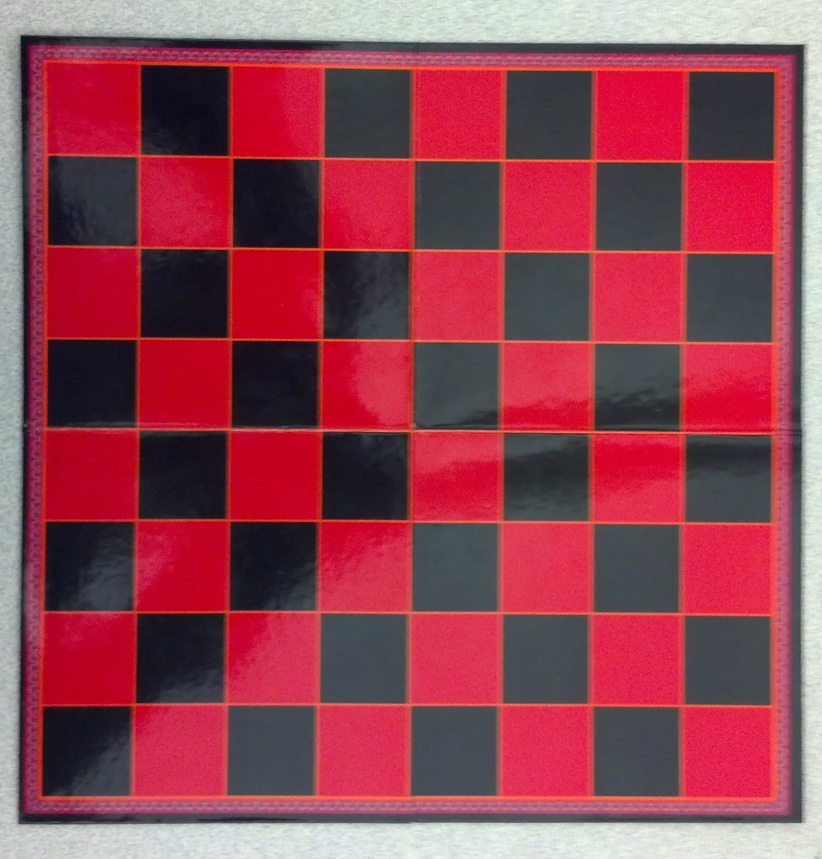
%> input picture easy.jpg, 822 x 859 px, shrunk from 1835 x 1917 before the run
$ octave --eval "result = getBottomCorners(imread('easy.jpg'));"   (GNU Octave 9; MATLAB toolbox functions it lacks are replaced by stand-ins)
%> lines starting %> are read from the running program, lines starting %| are printed output that depends on the picture; in (x1, y1, x2, y2) boxes, pixels count from 0 and x2, y2 are one past the last pixel; in counts of white or black regions, pixels touching at a corner belong together; the program's own positions count from 1
function [leftcentroid, rightcentroid]=getBottomCorners(img);

hsvImg = rgb2hsv(img);
%> hsvImg: size 859x822x3 double; mean H, S, V 0.717, 0.483, 0.589


leftmask = hsvImg(:,:,1)>0.5 & hsvImg(:,:,1)<0.6;
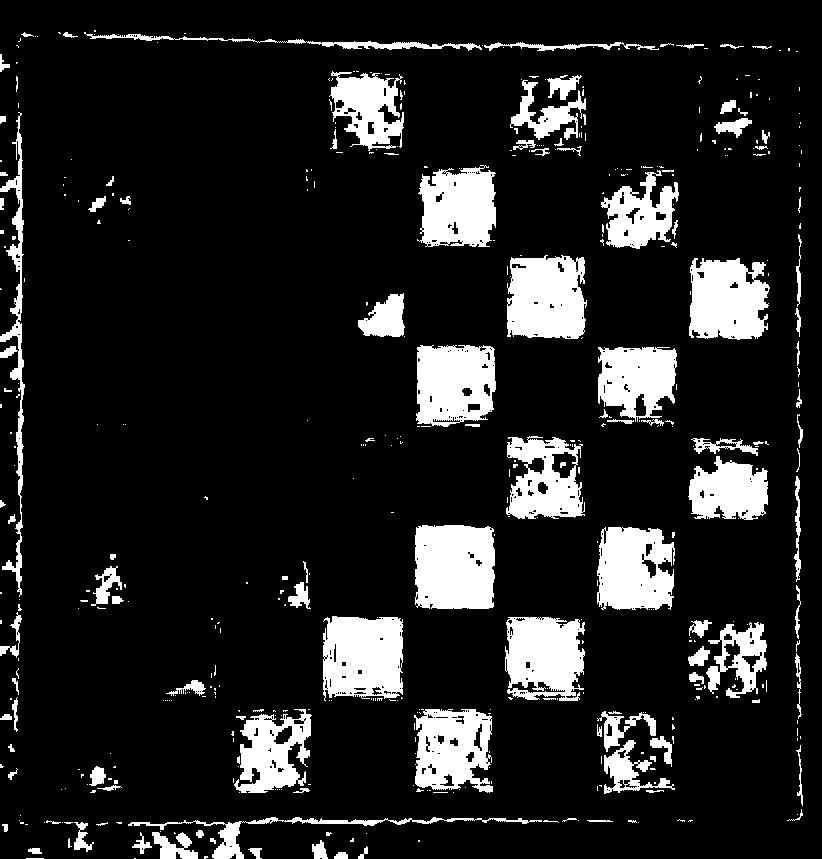
%> leftmask: size 859x822 logical; 13.7% white; 472 white regions (351 under 20 px), largest, box (x1, y1, x2, y2) and area: (415, 525, 495, 609) 6349, (323, 616, 403, 701) 5890, (507, 255, 587, 339) 5759
rightmask = hsvImg(:,:,1)>0.1 & hsvImg(:,:,1)<0.2;
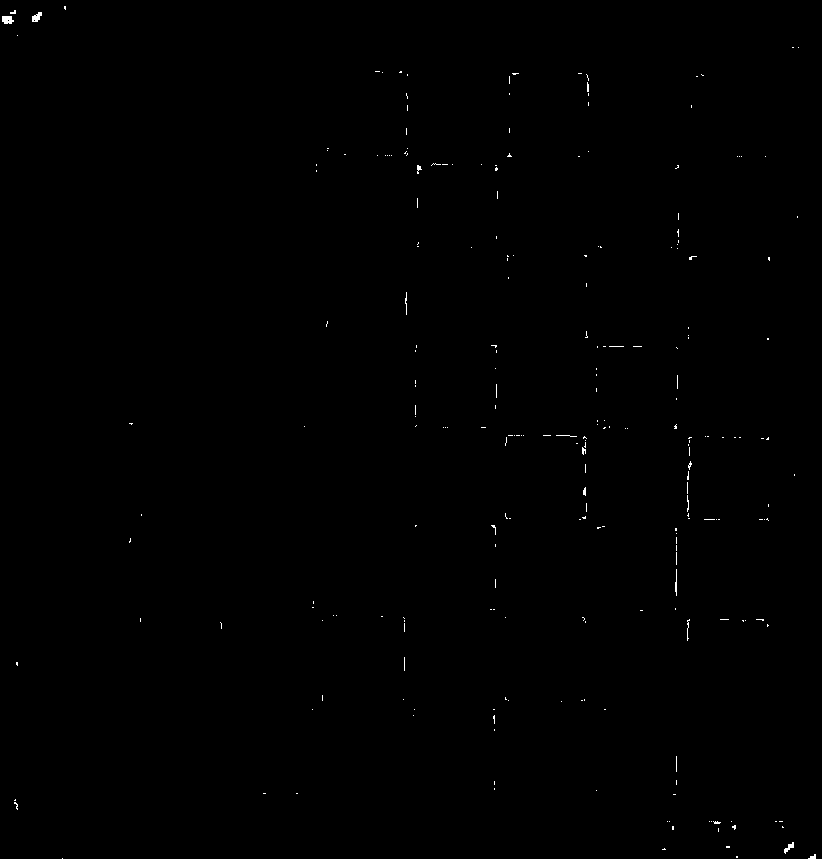
%> rightmask: size 859x822 logical; 0.2% white in thin lines or dots


leftmask = imerode(leftmask,ones(3));
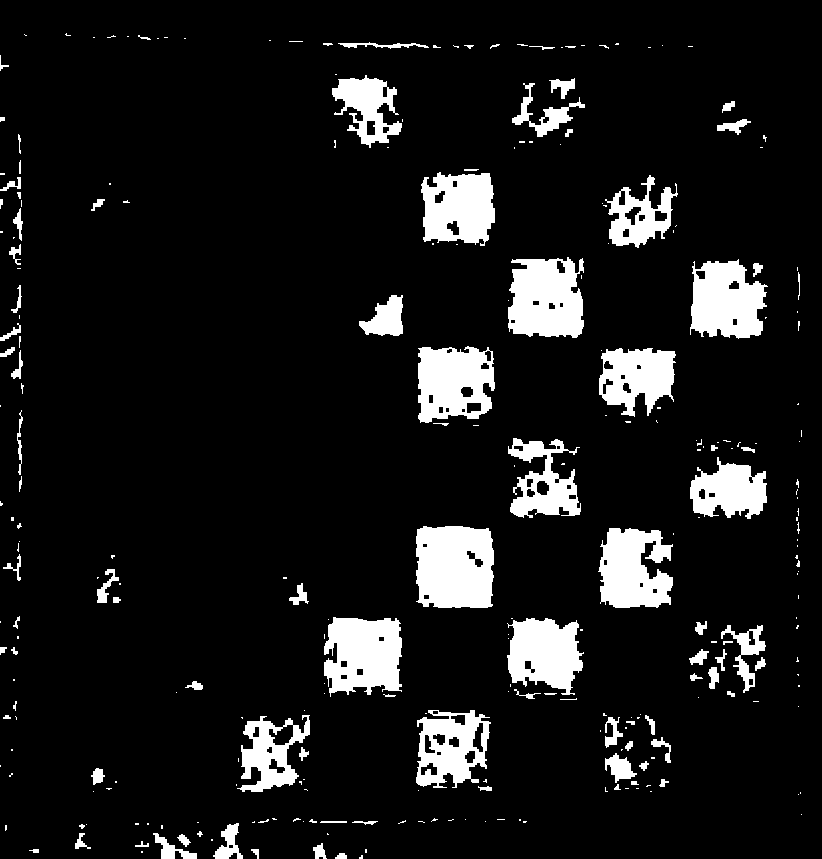
%> leftmask: size 859x822 logical; 9.9% white; 279 white regions (183 under 20 px), largest, box (x1, y1, x2, y2) and area: (416, 526, 494, 608) 5844, (508, 257, 584, 338) 5028, (324, 617, 402, 697) 4927
rightmask = imerode(rightmask,ones(5));
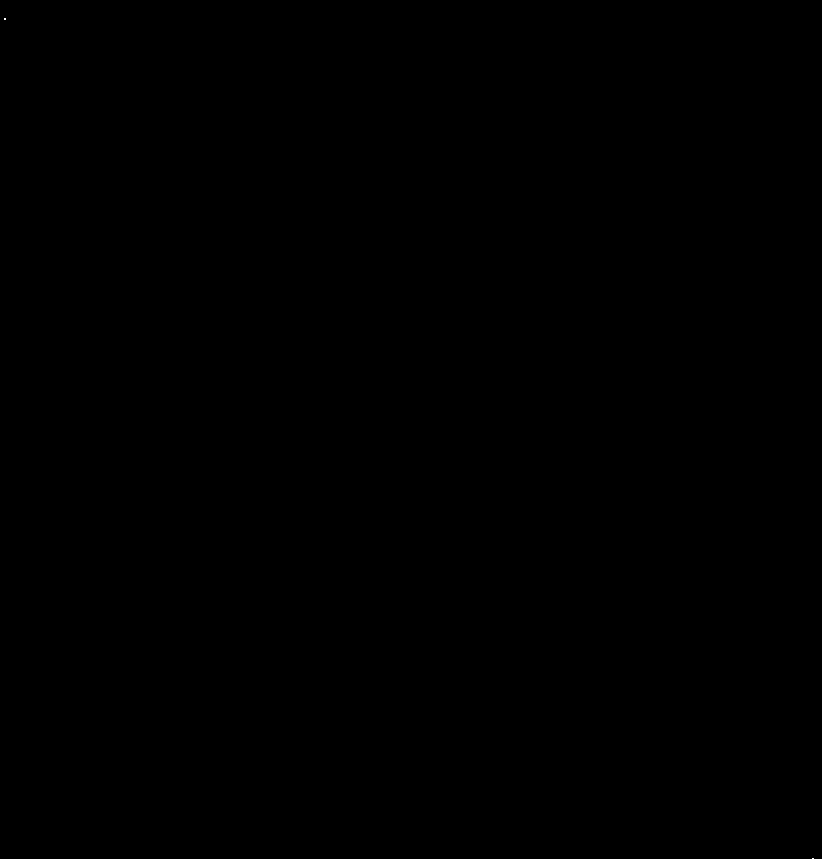
%> rightmask: size 859x822 logical; 0% white in thin lines or dots
imtool(rightmask);

leftcircle = bwlabel(leftmask);
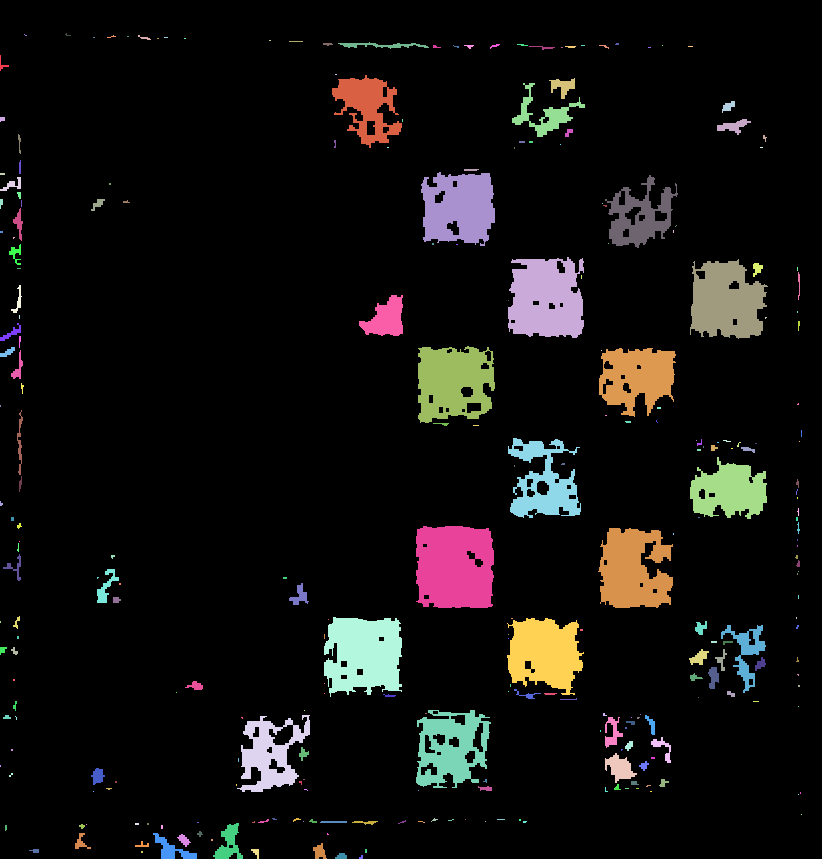
%> leftcircle: size 859x822 double; 280 distinct labels, from 0 to 279; one colour per label, 0 black
rightcircle = bwlabel(rightmask);
%> rightcircle: size 859x822 double; 3 distinct labels, from 0 to 2

leftcenter = regionprops(leftcircle,'centroid');
%> leftcenter = 279 regions; first 5, Centroid: [3.2 65.4], [2.9 119.6], [3 174.5], [13.2 185.5], [1.8 203.4]
rightcenter = regionprops(rightcircle,'centroid');
%> rightcenter = 2 regions; Centroid: [5.5 19.5], [813.5 859]

leftcentroid(1) = leftcenter(1).Centroid(1);
leftcentroid(2) = leftcenter(1).Centroid(2);

rightcenter
%> rightcenter = 2 regions; Centroid: [5.5 19.5], [813.5 859]
%> `result = getBottomCorners(imread('easy.jpg'));`: result = [3.17 65.39]

rightcentroid(1) = rightcenter(1).Centroid(1);
rightcentroid(2) = rightcenter(1).Centroid(2);

$ run again, on board1.png
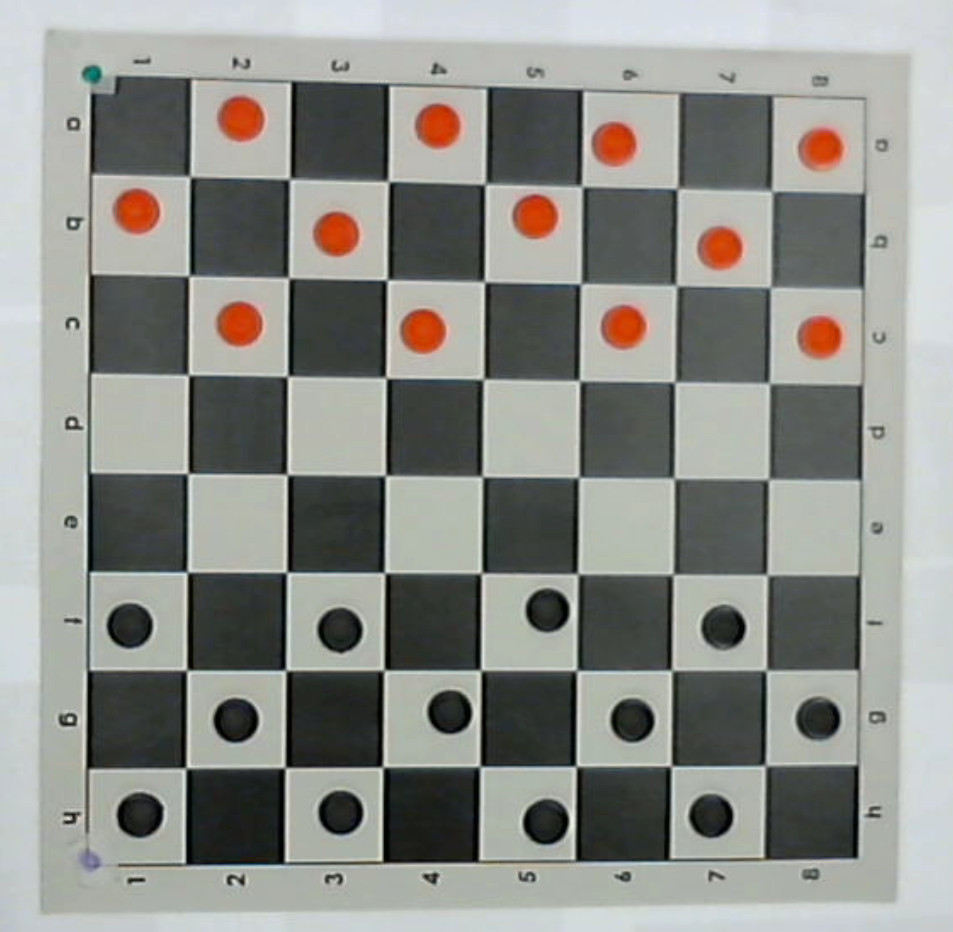
%> input picture board1.png, 953 x 932 px
%> hsvImg: size 932x953x3 double; mean H, S, V 0.336, 0.0893, 0.575
%> in getBottomCorners, `leftmask = hsvImg(:,:,1)>0.5 & hsvImg(:,:,1)<0.6;`:
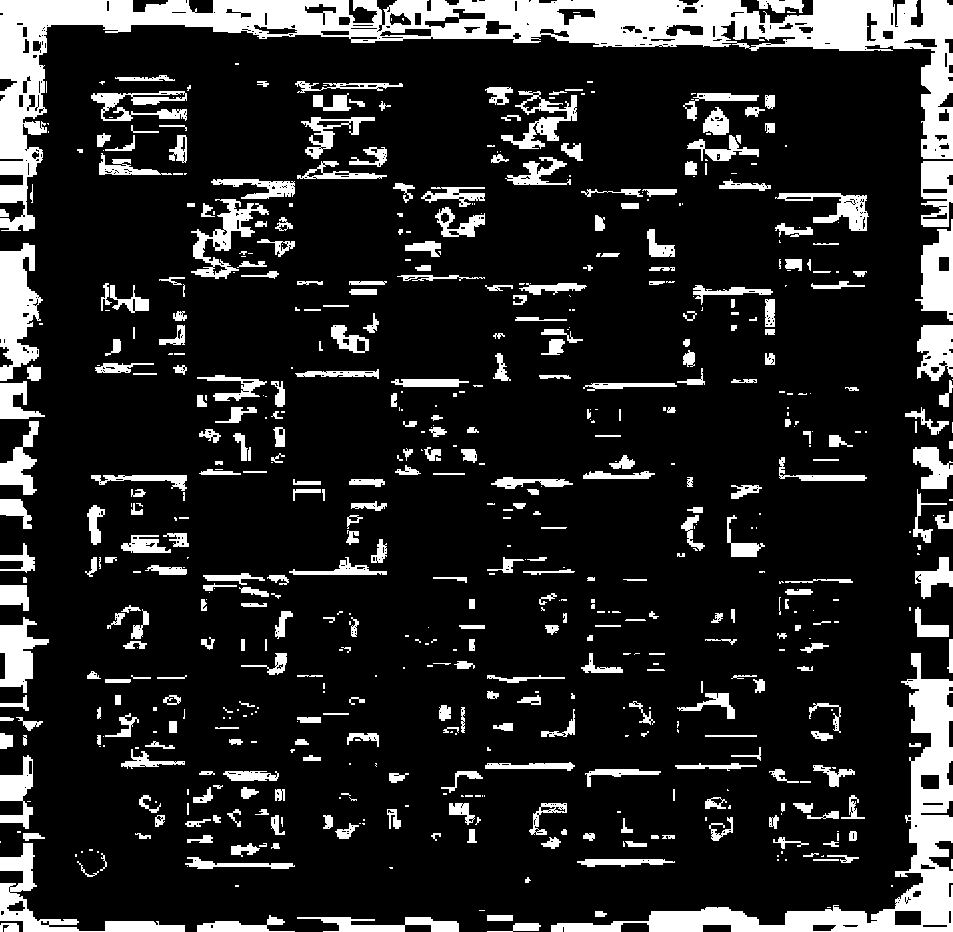
%> leftmask: size 932x953 logical; 15.5% white; 636 white regions (259 under 20 px), largest, box (x1, y1, x2, y2) and area: (0, 0, 953, 231) 39607, (551, 653, 953, 932) 14365, (0, 243, 43, 381) 3698
%> leftcircle: size 932x953 double; 661 distinct labels, from 0 to 660
%> in getBottomCorners, `rightcircle = bwlabel(rightmask);`:
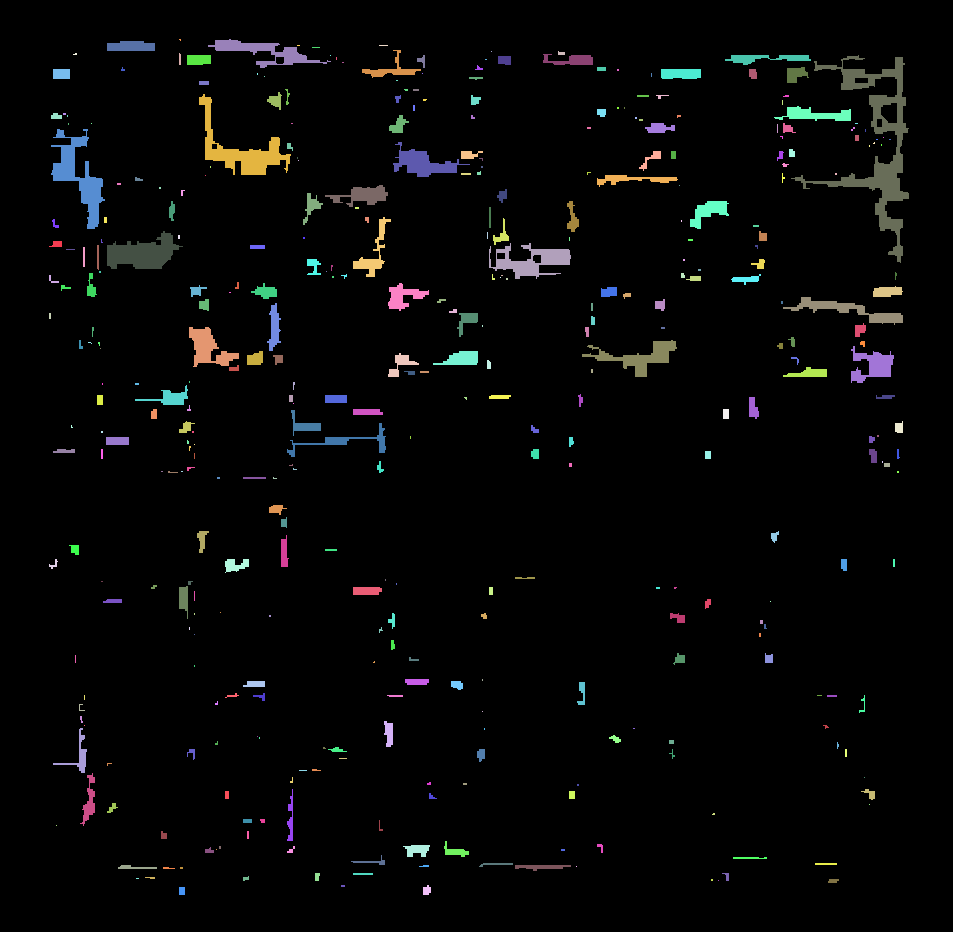
%> rightcircle: size 932x953 double; 389 distinct labels, from 0 to 388; one colour per label, 0 black
%> leftcenter = 660 regions; first 5, Centroid: [120 47.9], [3.6 214], [19 223.7], [16.1 303.2], [6.4 373.7]
%> in getBottomCorners, `rightcenter = regionprops(rightcircle,'centroid');`: rightcenter = 388 regions; first 5, Centroid: [57.5 244.7], [53.4 280.8], [50.5 316.5], [54.5 565.1], [56.8 116.9]
%> result = [120 47.89]
